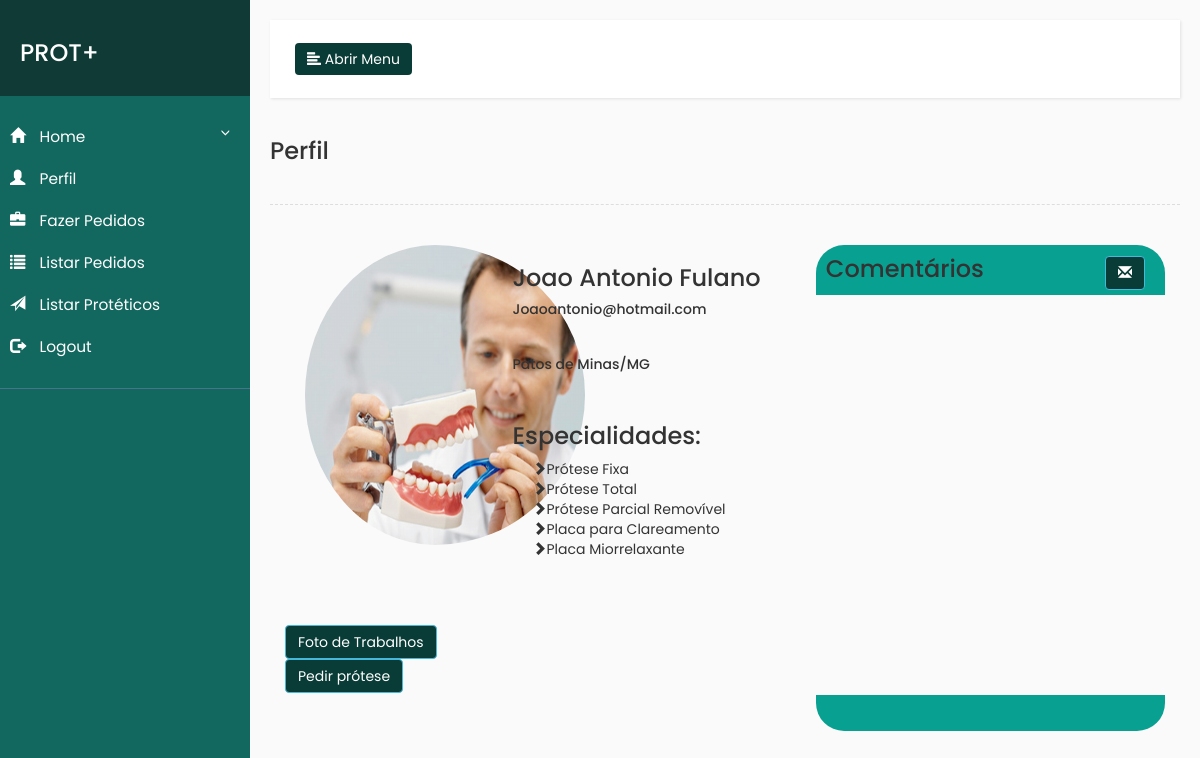
Page /perfProteticoVISUALIZAR.php?login=joaoantonio (signed in) on the earlier database version.
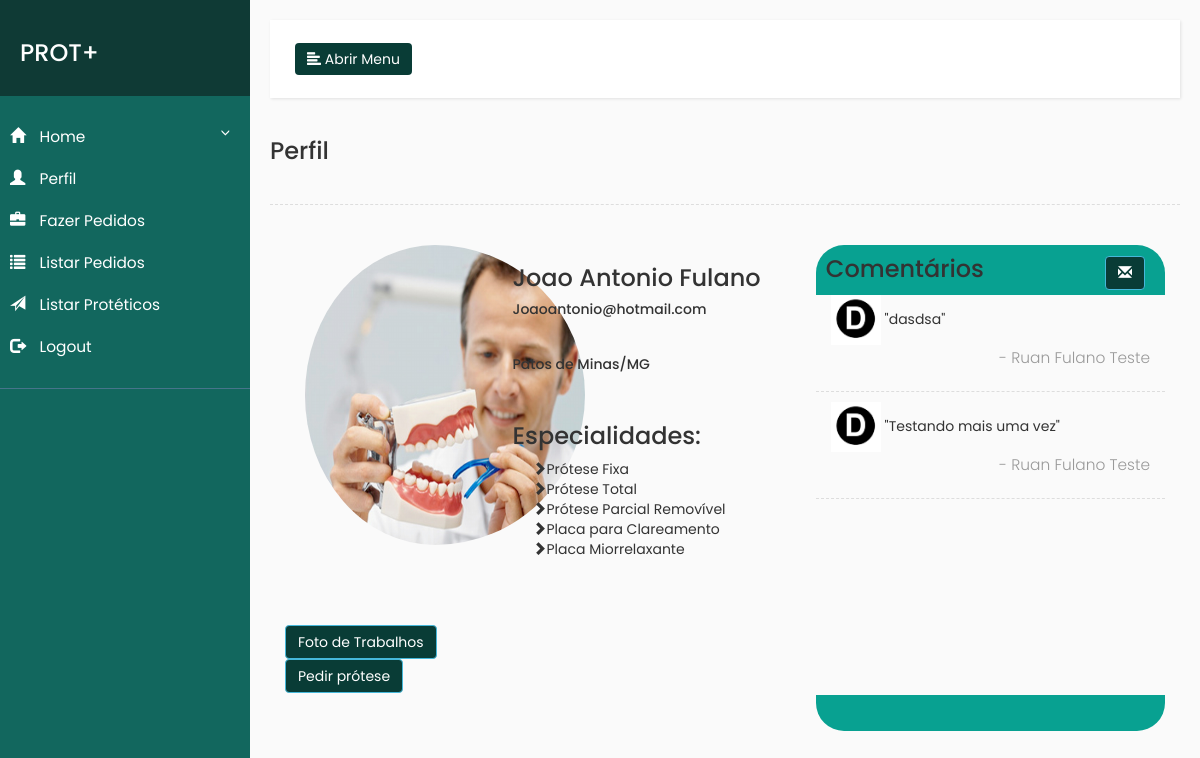
Same page on the later database version.
### tables this page shows
CREATE TABLE `comentario` (
  `dentista` varchar(500) NOT NULL,
  `protetico` varchar(500) NOT NULL,
  `comentario` varchar(500) NOT NULL,
  `nomeDentista` varchar(500) NOT NULL
);

### perfProteticoVISUALIZAR.php (the view, shortened to what the changed rows need)
<!DOCTYPE html>
<html>
    <head>
        <?php
        include("conecta.php");
        $loginProtetico = $_GET["login"];
        $consulta = "SELECT comentario, dentista, nomeDentista FROM comentario WHERE protetico = '$loginProtetico'";
        $con = $conexao ->query($consulta) or die ($con->error);
        ?>
        <link rel="stylesheet" href="https://maxcdn.bootstrapcdn.com/bootstrap/3.3.7/css/bootstrap.min.css">
        <link rel="stylesheet" href="css/sidebar.css">
    </head>
    <body>
        <div class="wrapper">
            <div id="content" style="width: 100%;">
                    <div class="container-fluid">
                        <div  class="row">
                                <div class="col-md-5">
                                <div style="overflow: auto;width: 100%;height: 400px;">
                                <?php while($dado = $con->fetch_array()){?>
                                <div class="container-fluid">
                                <img style="width: 50px;height: auto;" src="imgs/d.png">
                                <?php
                                $dentista = $dado["dentista"];
                                $consulta3 = "SELECT nome FROM login WHERE login = '$dentista'";
                                $con3 = $conexao ->query($consulta3) or die ($con3->error);
                                $dado3 = $con3->fetch_array();
                                ?>
                                "<?php echo $dado["comentario"];?>"<br>      <p style="text-align: right">- <?php echo $dado3["nome"]; ?></p>
                                </div>
                                <div style="margin: 10px 0;" class="line"></div>
                                <?php } ?>
                                </div>
                                </div>
                        </div>
                    </div>
                </div>
        </div>
    </body>
</html>

Differences in the rows shown:
added comentario: comentario "dasdsa", login.nome "Ruan Fulano Teste"
added comentario: comentario "Testando mais uma vez", login.nome "Ruan Fulano Teste"
